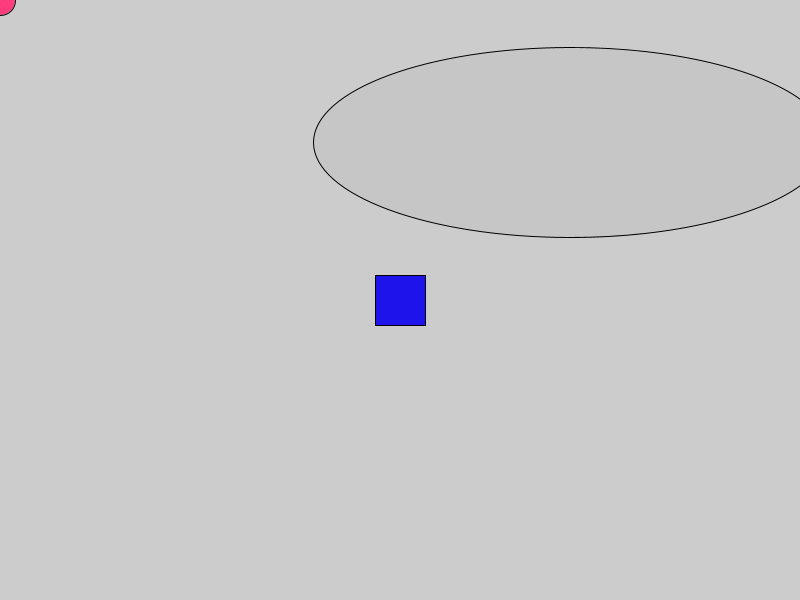
Frame 1 (no input)
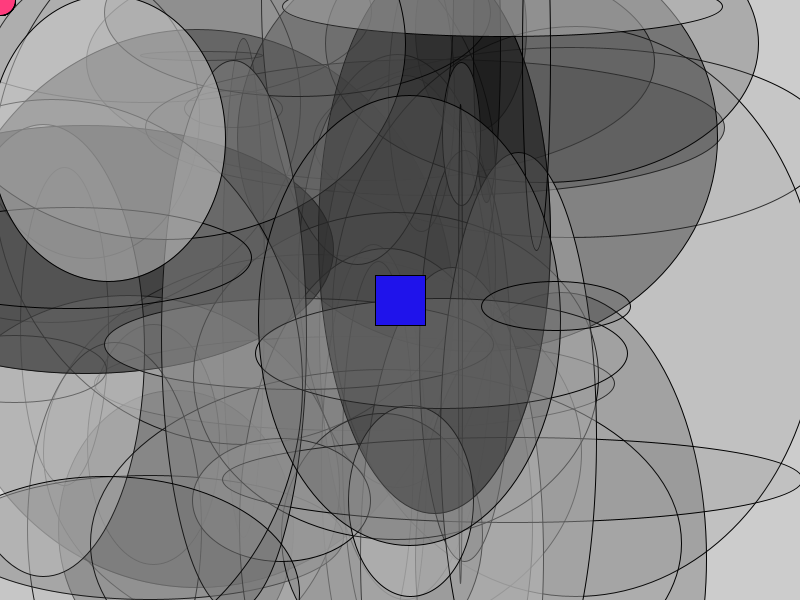
Frame 60 (the mouse pressed at the canvas centre just before this capture)
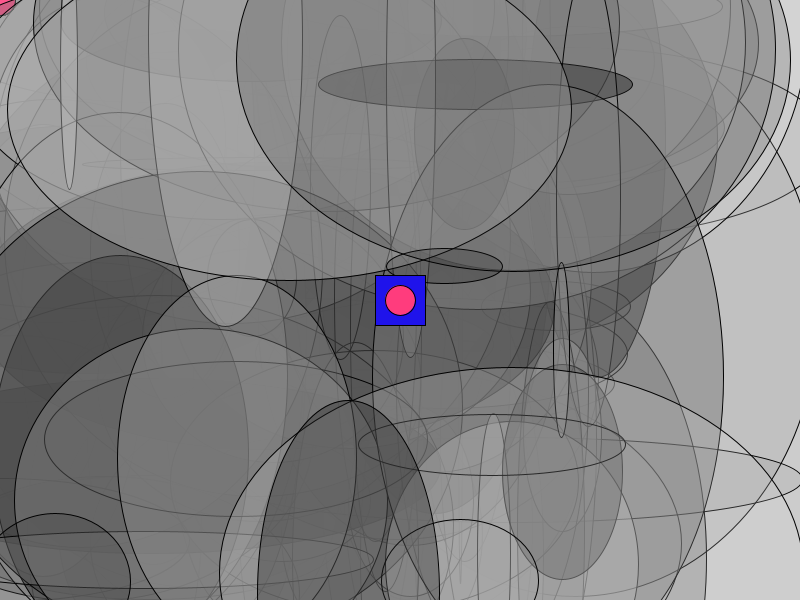
Frame 120 (the mouse held since frame 60 and released just before this capture)

The Processing sketch that drew these frames (run headless with seeded random() and noise(); from frame 60 on, the mouse is pressed at the canvas centre):

// Processing sketch: VoidFunctions
// ── VoidFunctions.pde
void setup() {
  size(800, 600);
}

void draw() {  
  drawBlueSquare();
  drawCircleAtMouse(255, 60, 125);
  drawRandomEllipses();
}

void drawBlueSquare() {
  fill(31, 19, 235);
  rect(375, 275, 50, 50);
}

void drawCircleAtMouse(float r, float g, float b) {
  fill(r, g, b);
  ellipse(mouseX, mouseY, 30, 30);
}

void drawRandomEllipses() {
  fill(random(255), random(152));
  ellipse(random(0,600), random(0,600), random(0,600), random(0,600));
  
}
